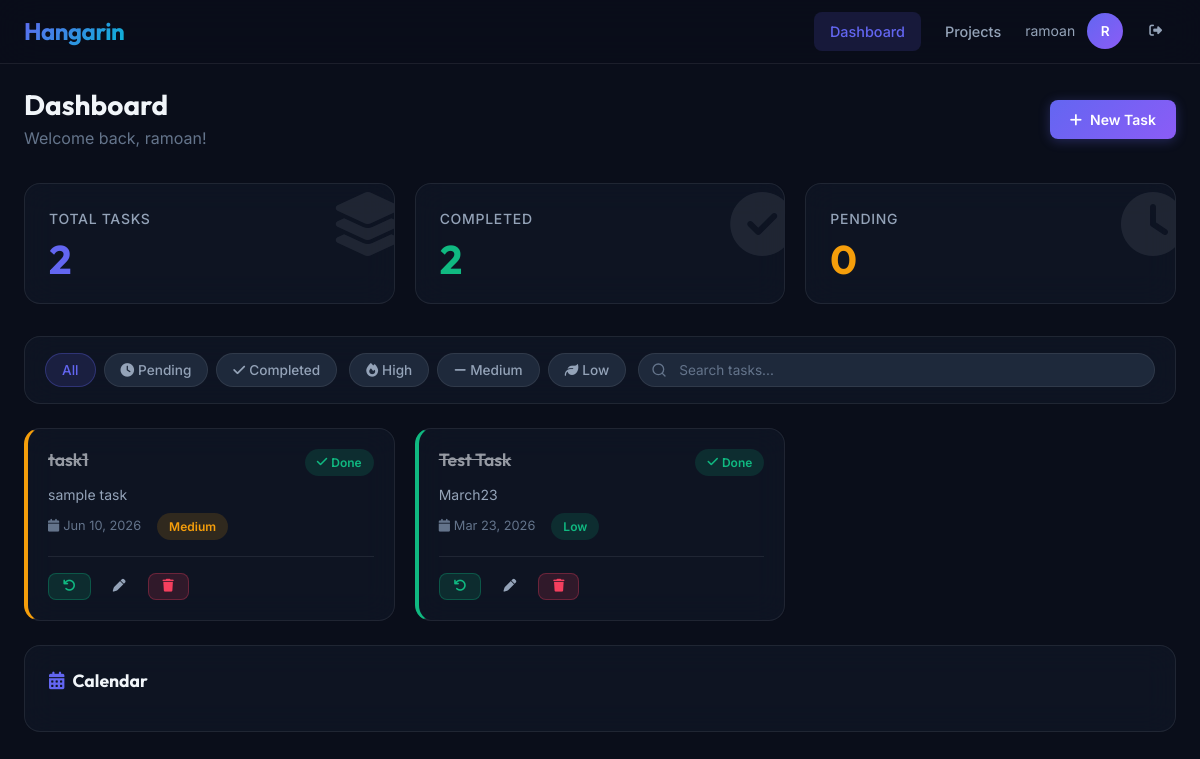
Page /dashboard/ (signed in) on the earlier database version.
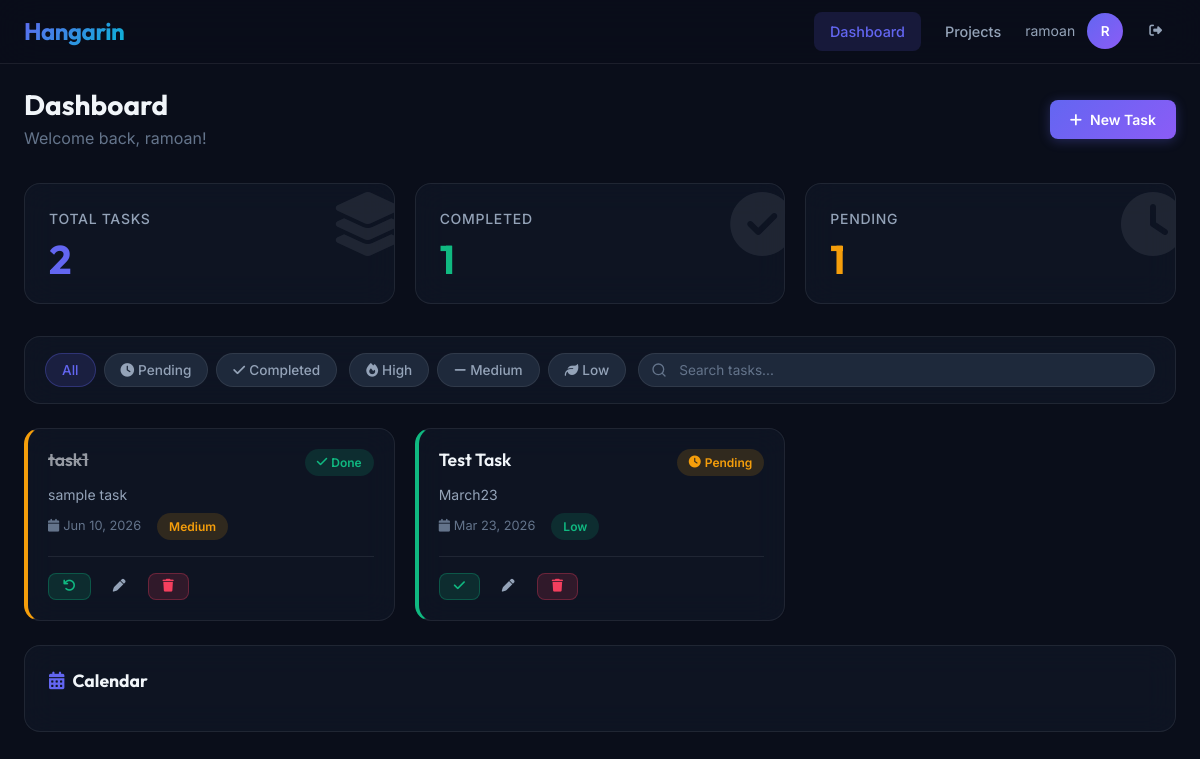
Same page on the later database version.
### tasks/models.py (models this page shows, shortened)
class Task(models.Model):
    title = models.CharField(max_length=200)
    description = models.TextField(blank=True)
    completed = models.BooleanField(default=False)
    created_at = models.DateTimeField(auto_now_add=True)
    due_date = models.DateField(null=True, blank=True)
    priority = models.CharField(
        max_length=10,
        choices=[
            ("low", "Low"),
            ("medium", "Medium"),
            ("high", "High")
        ],
        default="low"
    )
    user = models.ForeignKey(User, on_delete=models.CASCADE)
    project = models.ForeignKey(Project, on_delete=models.CASCADE, null=True, blank=True, related_name='tasks')

### tasks/views.py (the view)
# urls.py: path('dashboard/', views.dashboard, name='dashboard'),
@login_required
def dashboard(request):
    tasks = Task.objects.filter(user=request.user)
    status_filter = request.GET.get('status', '')
    priority_filter = request.GET.get('priority', '')
    search_query = request.GET.get('q', '')
    if status_filter == 'completed':
        tasks = tasks.filter(completed=True)
    elif status_filter == 'pending':
        tasks = tasks.filter(completed=False)
    if priority_filter in ('low', 'medium', 'high'):
        tasks = tasks.filter(priority=priority_filter)
    if search_query:
        tasks = tasks.filter(title__icontains=search_query)
    tasks = tasks.order_by('-created_at')
    completed = Task.objects.filter(user=request.user, completed=True).count()
    pending = Task.objects.filter(user=request.user, completed=False).count()
    projects = Project.objects.filter(user=request.user)
    return render(request, "tasks/dashboard.html", {
        "tasks": tasks,
        "projects": projects,
        "completed": completed,
        "pending": pending,
        "status_filter": status_filter,
        "priority_filter": priority_filter,
        "search_query": search_query,
    })

### templates/tasks/dashboard.html (shortened to what the changed rows need)
{% extends "base.html" %}
{% load static %}
{% block content %}
<div class="container">
    <div class="flex-between" style="margin-bottom: 32px;">
        <div>
            <h1 style="font-size: 1.75rem; margin-bottom: 4px;">Dashboard</h1>
        </div>
    </div>
    <div class="grid-stats" style="margin-bottom: 32px;">
        <div class="stat-card glass-card stat-card--completed animate-fade-in animate-delay-1">
            <div class="stat-icon"><i class="fas fa-check-circle"></i></div>
            <div class="stat-label">Completed</div>
            <div class="stat-value">{{ completed }}</div>
        </div>
        <div class="stat-card glass-card stat-card--pending animate-fade-in animate-delay-2">
            <div class="stat-icon"><i class="fas fa-clock"></i></div>
            <div class="stat-label">Pending</div>
            <div class="stat-value">{{ pending }}</div>
        </div>
    </div>
    <div class="dashboard-layout">
        <div>
            <div class="grid-tasks" id="tasks-grid">
                {% for task in tasks %}
                <div class="task-card glass-card task-card--{{ task.priority }} animate-fade-in"
                     data-status="{% if task.completed %}completed{% else %}pending{% endif %}"
                     data-priority="{{ task.priority }}"
                     style="animation-delay: {{ forloop.counter0 }}00ms;">
                    <div class="task-card__header">
                        <h3 class="task-card__title" style="{% if task.completed %}text-decoration: line-through; opacity: 0.6;{% endif %}">
                            {{ task.title }}
                        </h3>
                        {% if task.completed %}
                            <span class="badge badge--completed"><i class="fas fa-check" style="margin-right:4px;"></i>Done</span>
                        {% else %}
                            <span class="badge badge--pending"><i class="fas fa-clock" style="margin-right:4px;"></i>Pending</span>
                        {% endif %}
                    </div>
                    {% if task.description %}
                    <p class="task-card__description">{{ task.description|truncatechars:120 }}</p>
                    {% endif %}
                    <div class="task-card__meta">
                        {% if task.due_date %}
                        <span><i class="fas fa-calendar" style="margin-right:4px;"></i>{{ task.due_date|date:"M d, Y" }}</span>
                        {% endif %}
                        <span class="badge badge--{{ task.priority }}">{{ task.priority|title }}</span>
                    </div>
                    <div class="task-card__actions">
                        <a href="{% url 'complete_task' task.id %}" class="btn btn--success btn--sm" title="Toggle status">
                            <i class="fas fa-{% if task.completed %}undo{% else %}check{% endif %}"></i>
                        </a>
                        <button class="btn btn--ghost btn--sm"
                                onclick="openEditModal('{{ task.id }}', '{{ task.title|escapejs }}', '{{ task.description|escapejs }}', '{{ task.due_date|date:"Y-m-d" }}', '{{ task.priority }}')" title="Edit">
                            <i class="fas fa-pen"></i>
                        </button>
                        <button class="btn btn--danger btn--sm"
                                onclick="openDeleteModal('{{ task.id }}', '{{ task.title|escapejs }}')" title="Delete">
                            <i class="fas fa-trash"></i>
                        </button>
                    </div>
                </div>
                {% endfor %}
            </div>
        </div>
    </div>
</div>
{% endblock %}

Differences in the rows shown:
changed Task "Test Task": completed "Done" → "Pending"
Other differences:
{{ completed }}: "2" → "1"
{{ pending }}: "0" → "1"
